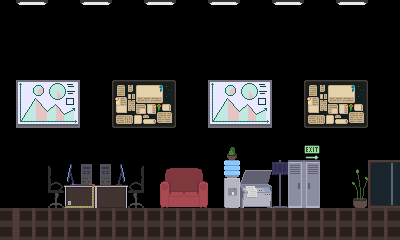

Below is a game level as drawn by its tile map, then a one-line description and the .tmx that defines it (tile-layer data replaced by summaries):
An orthogonal 25x15 tile map with 16x16 px tiles, 1 tile layer (default) and 7 objects (dynamic, printer).

<map version="1.2" tiledversion="1.3.2" orientation="orthogonal" renderorder="right-down" compressionlevel="0" width="25" height="15" tilewidth="16" tileheight="16" infinite="0" nextlayerid="5" nextobjectid="31">
 <editorsettings>
  <chunksize width="96" height="96" />
  <export target="." />
 </editorsettings>
 <tileset firstgid="1" name="test" tilewidth="16" tileheight="16" tilecount="224" columns="32">
  <image source="Office_furniture_set.png" width="512" height="112" />
 </tileset>
 <layer id="1" name="default" width="25" height="15">
  <data>[375 cells, 166 non-empty, 83 distinct tile ids]</data>
 </layer>
 <objectgroup id="3" name="objects">
  <object id="15" x="-10.3287" y="204.853" width="10.5439" height="1.72145" visible="0" />
  <object id="16" name="floor" type="dynamic" x="0" y="208.726" width="400.453" height="32.7076" />
  <object id="25" x="289.419" y="159.234" width="29.0495" />
  <object id="26" name="printer" x="241.219" y="184.196" width="30.3406" height="23.2396" />
  <object id="27" x="76.6047" y="1.07591" />
  <object id="28" x="52.7195" y="231.105" />
  <object id="29" x="260.8" y="217.334" width="7.74654" height="1.07591" />
 </objectgroup>
</map>
